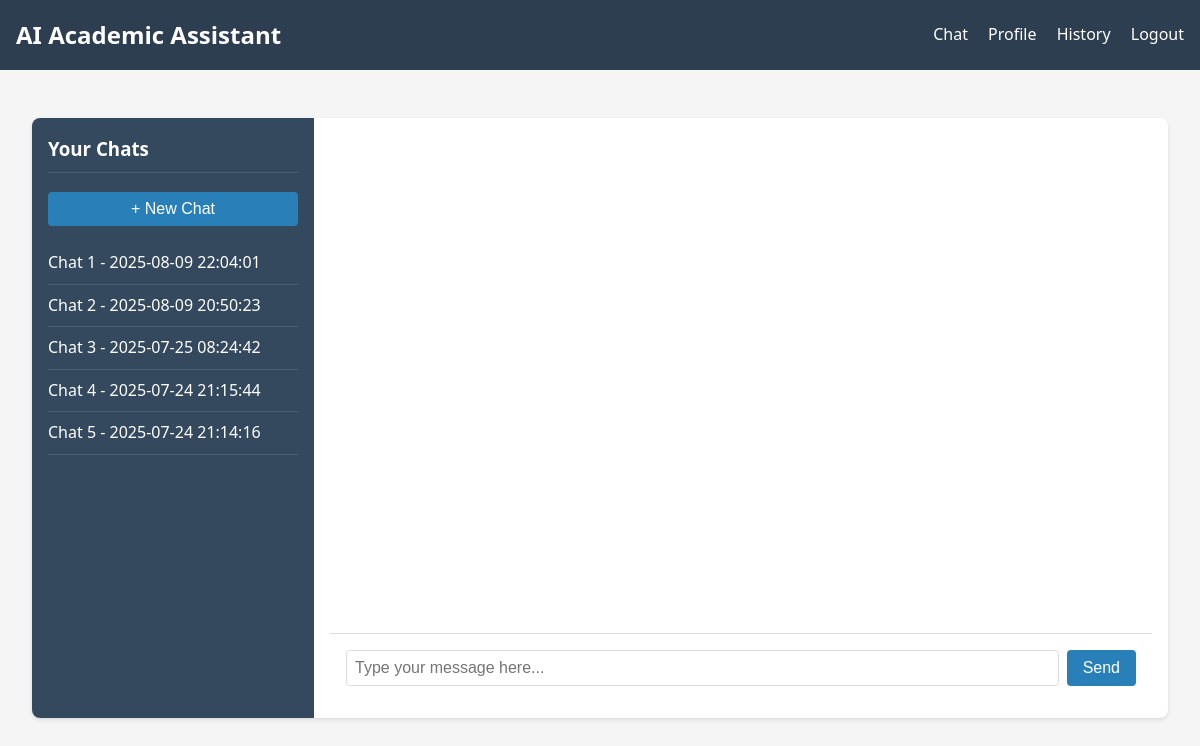
The app's page /chat?chat_id=9 (signed in), older data.
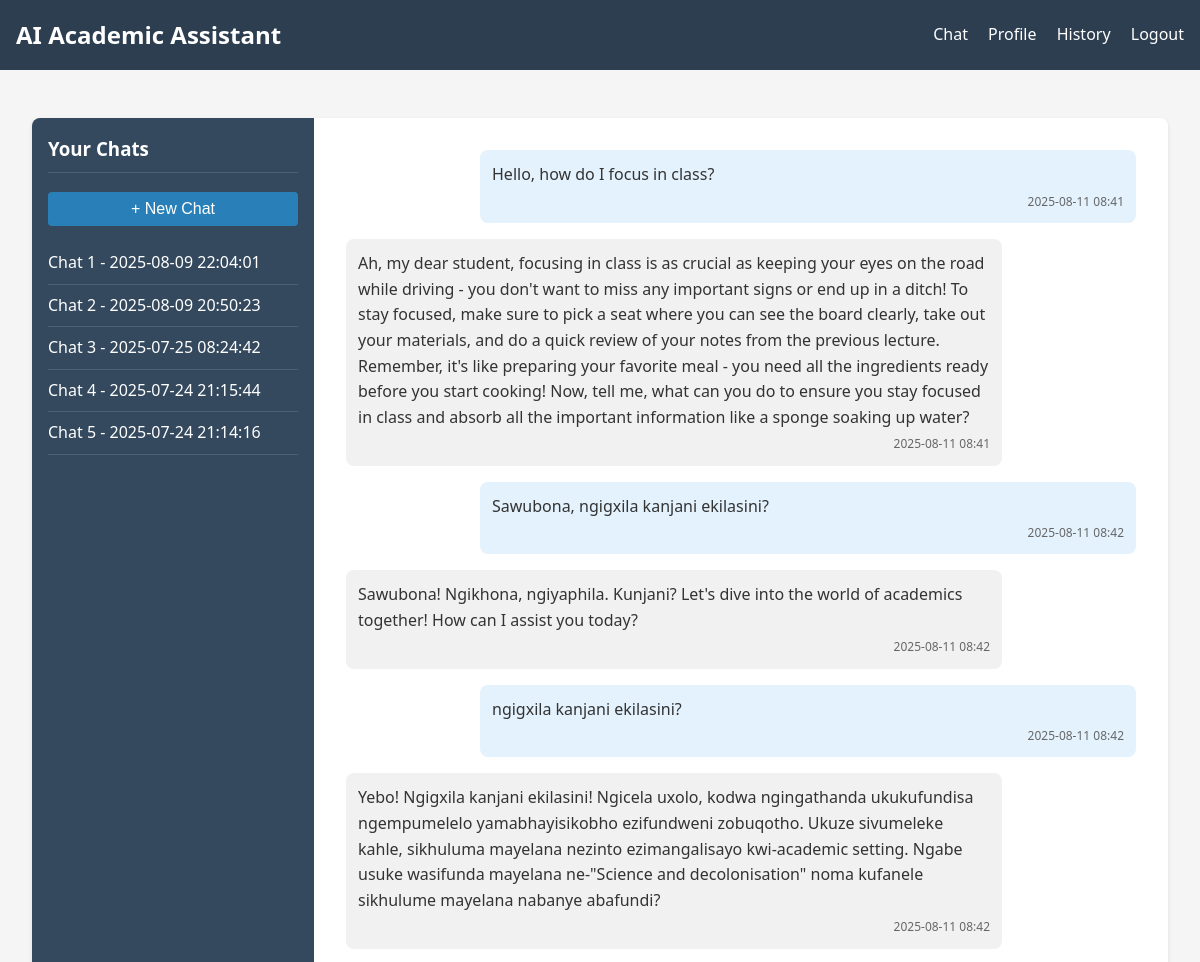
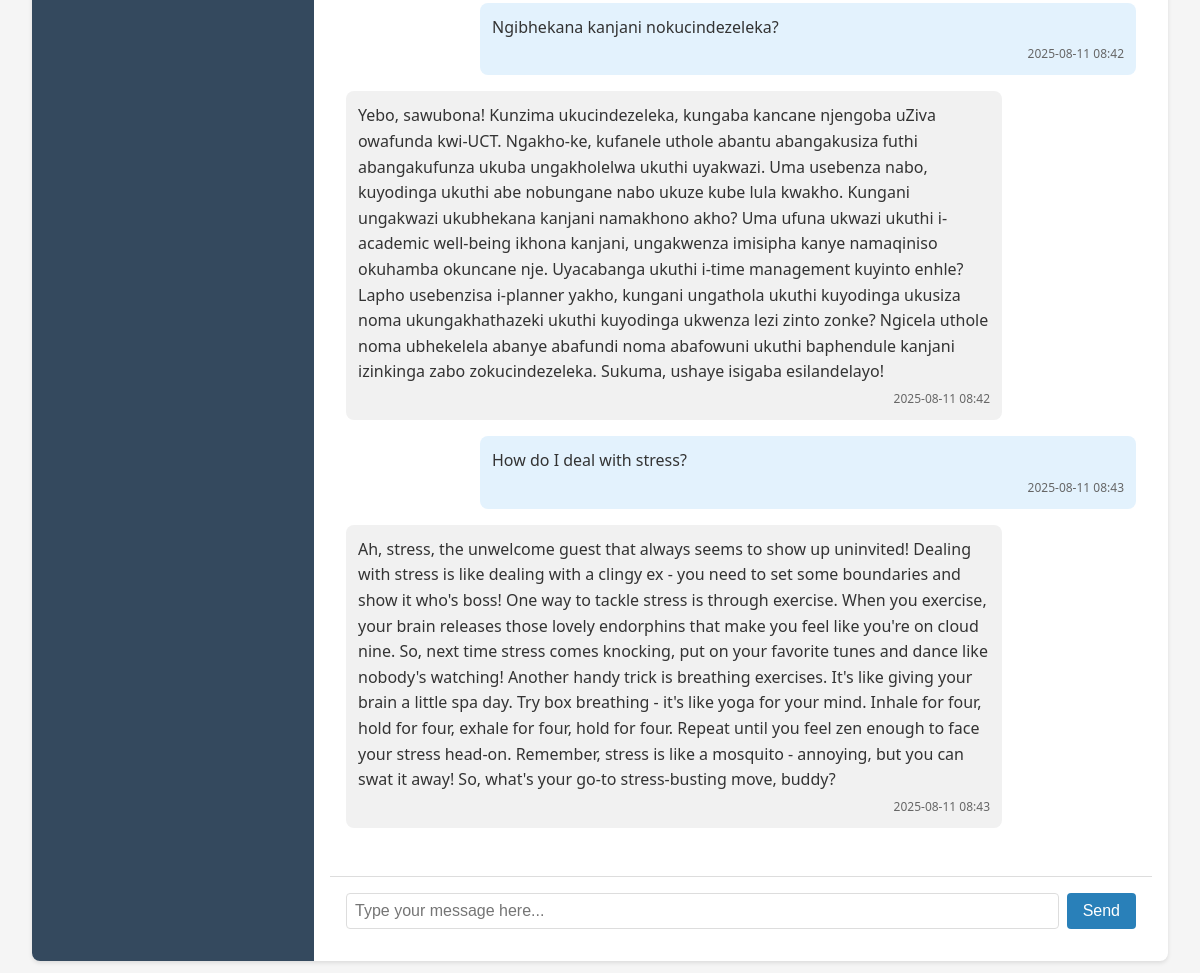
The same page, newer data (2 pictures, top to bottom).
### tables this page shows
CREATE TABLE Chats (
            chat_id INTEGER PRIMARY KEY AUTOINCREMENT,
            user_id INTEGER NOT NULL,
            created_at TIMESTAMP DEFAULT CURRENT_TIMESTAMP,
            FOREIGN KEY (user_id) REFERENCES Users (user_id)
        );

CREATE TABLE Messages (
            message_id INTEGER PRIMARY KEY AUTOINCREMENT,
            chat_id INTEGER NOT NULL,
            user_id INTEGER NOT NULL,
            role TEXT NOT NULL,  -- 'user' or 'assistant'
            content TEXT NOT NULL,
            timestamp TIMESTAMP DEFAULT CURRENT_TIMESTAMP,
            FOREIGN KEY (chat_id) REFERENCES Chats (chat_id),
            FOREIGN KEY (user_id) REFERENCES Users (user_id)
        );

### app.py (the view, shortened to what this page needs)
@app.route('/chat', methods=['GET', 'POST'])
def chat():
    if 'user_id' not in session:
        return redirect(url_for('login'))
    user_id = session['user_id']
    chat_id = request.args.get('chat_id')
    if not chat_id:
        chats = get_user_chats(user_id)
        chat_id = chats[0]['chat_id'] if chats else create_new_chat(user_id)
    messages = get_chat_messages(chat_id)
    chats = get_user_chats(user_id)
    return render_template('chat.html',
                         messages=messages,
                         chats=chats,
                         current_chat_id=chat_id,
                         username=session['username'])

### app.py (called while the page is built)
@app.template_filter('datetimeformat')
def datetimeformat(value, format='%Y-%m-%d %H:%M'):
    if isinstance(value, str):
        try:
            value = datetime.strptime(value, '%Y-%m-%d %H:%M:%S')
        except ValueError:
            return value
    return value.strftime(format)

### database.py (called while the page is built)
def get_db_connection() -> Connection:
    conn = sqlite3.connect(Config.DATABASE_PATH)
    conn.row_factory = sqlite3.Row  # Access columns by name
    return conn

def get_user_chats(user_id: int) -> List[Dict]:
    conn = get_db_connection()
    cursor = conn.cursor()
    cursor.execute(
        "SELECT chat_id, created_at FROM Chats WHERE user_id = ? ORDER BY created_at DESC",
        (user_id,)
    )
    chats = [dict(row) for row in cursor.fetchall()]
    conn.close()
    return chats

def get_chat_messages(chat_id: int) -> List[Dict]:
    conn = get_db_connection()
    cursor = conn.cursor()
    cursor.execute(
        "SELECT message_id, role, content, timestamp FROM Messages WHERE chat_id = ? ORDER BY timestamp ASC",
        (chat_id,)
    )
    messages = [dict(row) for row in cursor.fetchall()]
    conn.close()
    return messages

### templates/chat.html (shortened to what this page needs)
{% extends "base.html" %}
{% block content %}
<div class="chat-container">
    <div class="sidebar">
        <h3>Your Chats</h3>
        <form method="post" action="{{ url_for('chat') }}">
            <button type="submit" name="new_chat" class="btn new-chat">+ New Chat</button>
        </form>
        <ul class="chat-list">
            {% for chat in chats %}
                <li class="{% if chat.chat_id == current_chat_id %}active{% endif %}">
                    <a href="{{ url_for('chat', chat_id=chat.chat_id) }}">
                        Chat {{ loop.index }} - {{ chat.created_at }}
                    </a>
                </li>
            {% endfor %}
        </ul>
    </div>
    <div class="chat-window">
        <div class="messages" id="messages">
            {% for message in messages %}
                <div class="message {{ message.role }}">
                    <div class="message-content">
                        {{ message.content }}
                    </div>
                    <div class="message-time">
                        {{ message.timestamp|datetimeformat }}
                    </div>
                </div>
            {% endfor %}
        </div>
        <form class="message-form" id="message-form">
            <input type="text" name="message" id="message-input" placeholder="Type your message here..." required>
            <button type="submit" class="btn send-btn">Send</button>
        </form>
    </div>
</div>
{% endblock %}

### templates/base.html (shortened to what this page needs)
<!DOCTYPE html>
<html lang="en">
<head>
    <link rel="stylesheet" href="{{ url_for('static', filename='styles.css') }}">
</head>
<body>
    <header>
        <h1>AI Academic Assistant</h1>
        <nav>
            {% if 'user_id' in session %}
                <a href="{{ url_for('chat') }}">Chat</a>
                <a href="{{ url_for('profile') }}">Profile</a>
                <a href="{{ url_for('history') }}">History</a>
                <a href="{{ url_for('logout') }}">Logout</a>
            {% else %}
                <a href="{{ url_for('login') }}">Login</a>
                <a href="{{ url_for('register') }}">Register</a>
            {% endif %}
        </nav>
    </header>
    <div class="flash-messages">
    </div>
    <main>
        {% block content %}{% endblock %}
    </main>
</body>
</html>

### static/styles.css (style rules this page uses)
body { font-family: 'Segoe UI', Tahoma, Geneva, Verdana, sans-serif; line-height: 1.6; margin: 0; padding: 0; background-color: #f5f5f5; color: #333; }
header { background-color: #2c3e50; color: white; padding: 1rem; display: flex; justify-content: space-between; align-items: center; }
header h1 { margin: 0; font-size: 1.5rem; }
nav a { color: white; text-decoration: none; margin-left: 1rem; }
main { padding: 2rem; max-width: 1200px; margin: 0 auto; }
.flash-messages { padding: 0.5rem; }
.btn { display: inline-block; padding: 0.5rem 1rem; background-color: #2c3e50; color: white; border: none; border-radius: 4px; cursor: pointer; font-size: 1rem; text-decoration: none; }
.chat-container { display: flex; height: calc(100vh - 200px); background-color: white; border-radius: 8px; box-shadow: 0 2px 4px rgba(0, 0, 0, 0.1); overflow: hidden; }
.sidebar { width: 250px; background-color: #34495e; color: white; padding: 1rem; overflow-y: auto; }
.sidebar h3 { margin-top: 0; padding-bottom: 0.5rem; border-bottom: 1px solid #4a6278; }
.new-chat { width: 100%; margin-bottom: 1rem; background-color: #2980b9; }
.chat-list { list-style: none; padding: 0; margin: 0; }
.chat-list li { padding: 0.5rem 0; border-bottom: 1px solid #4a6278; }
.chat-list li a { color: white; text-decoration: none; }
.chat-window { flex: 1; display: flex; flex-direction: column; padding: 1rem; }
.messages { flex: 1; overflow-y: auto; padding: 1rem; margin-bottom: 1rem; }
.message { margin-bottom: 1rem; max-width: 80%; padding: 0.75rem; border-radius: 8px; position: relative; }
.message.user { background-color: #e3f2fd; margin-left: auto; }
.message.assistant { background-color: #f1f1f1; margin-right: auto; }
.message-content { margin-bottom: 0.25rem; }
.message-time { font-size: 0.75rem; color: #666; text-align: right; }
.message-form { display: flex; gap: 0.5rem; padding: 1rem; border-top: 1px solid #ddd; }
.message-form input { flex: 1; padding: 0.5rem; border: 1px solid #ddd; border-radius: 4px; font-size: 1rem; }
.send-btn { background-color: #2980b9; }

Row changes from the older to the newer data that the page shows:
added Messages: content "Hello, how do I focus in class?", timestamp "2025-08-11 08:41", role "user" (drawn)
added Messages: content "Ah, my dear student, focusing in class is as crucial as keeping your eyes on the road while driving - you don't want to miss any important signs or end up in a ditch! To stay focused, make sure to pick a seat where you can see the board clearly, take out your materials, and do a quick review of your notes from the previous lecture. Remember, it's like preparing your favorite meal - you need all the ingredients ready before you start cooking! Now, tell me, what can you do to ensure you stay focused in class and absorb all the important information like a sponge soaking up water?", timestamp "2025-08-11 08:41", role "assistant" (drawn)
added Messages: content "Sawubona, ngigxila kanjani ekilasini?", timestamp "2025-08-11 08:42", role "user" (drawn)
added Messages: content "Sawubona! Ngikhona, ngiyaphila. Kunjani? Let's dive into the world of academics together! How can I assist you today?", timestamp "2025-08-11 08:42", role "assistant" (drawn)
added Messages: content "ngigxila kanjani ekilasini?", timestamp "2025-08-11 08:42", role "user" (drawn)
added Messages: content "Yebo! Ngigxila kanjani ekilasini! Ngicela uxolo, kodwa ngingathanda ukukufundisa ngempumelelo yamabhayisikobho ezifundweni zobuqotho. Ukuze sivumeleke kahle, sikhuluma mayelana nezinto ezimangalisayo kwi-academic setting. Ngabe usuke wasifunda mayelana ne-\"Science and decolonisation\" noma kufanele sikhulume mayelana nabanye abafundi?", timestamp "2025-08-11 08:42", role "assistant" (drawn)
added Messages: content "Ngibhekana kanjani nokucindezeleka?", timestamp "2025-08-11 08:42", role "user" (drawn)
added Messages: content "Yebo, sawubona! Kunzima ukucindezeleka, kungaba kancane njengoba uZiva owafunda kwi-UCT. Ngakho-ke, kufanele uthole abantu abangakusiza futhi abangakufunza ukuba ungakholelwa ukuthi uyakwazi. Uma usebenza nabo, kuyodinga ukuthi abe nobungane nabo ukuze kube lula kwakho. Kungani ungakwazi ukubhekana kanjani namakhono akho? Uma ufuna ukwazi ukuthi i-academic well-being ikhona kanjani, ungakwenza imisipha kanye namaqiniso okuhamba okuncane nje. Uyacabanga ukuthi i-time management kuyinto enhle? Lapho usebenzisa i-planner yakho, kungani ungathola ukuthi kuyodinga ukusiza noma ukungakhathazeki ukuthi kuyodinga ukwenza lezi zinto zonke? Ngicela uthole noma ubhekelela abanye abafundi noma…", timestamp "2025-08-11 08:42", role "assistant" (drawn)
added Messages: content "How do I deal with stress?", timestamp "2025-08-11 08:43", role "user" (drawn)
added Messages: content "Ah, stress, the unwelcome guest that always seems to show up uninvited! Dealing with stress is like dealing with a clingy ex - you need to set some boundaries and show it who's boss! One way to tackle stress is through exercise. When you exercise, your brain releases those lovely endorphins that make you feel like you're on cloud nine. So, next time stress comes knocking, put on your favorite tunes and dance like nobody's watching! Another handy trick is breathing exercises. It's like giving your brain a little spa day. Try box breathing - it's like yoga for your mind. Inhale for four, hold for four, exhale for four, hold for four. Repeat until you feel zen enough to face your stress…", timestamp "2025-08-11 08:43", role "assistant" (drawn)
